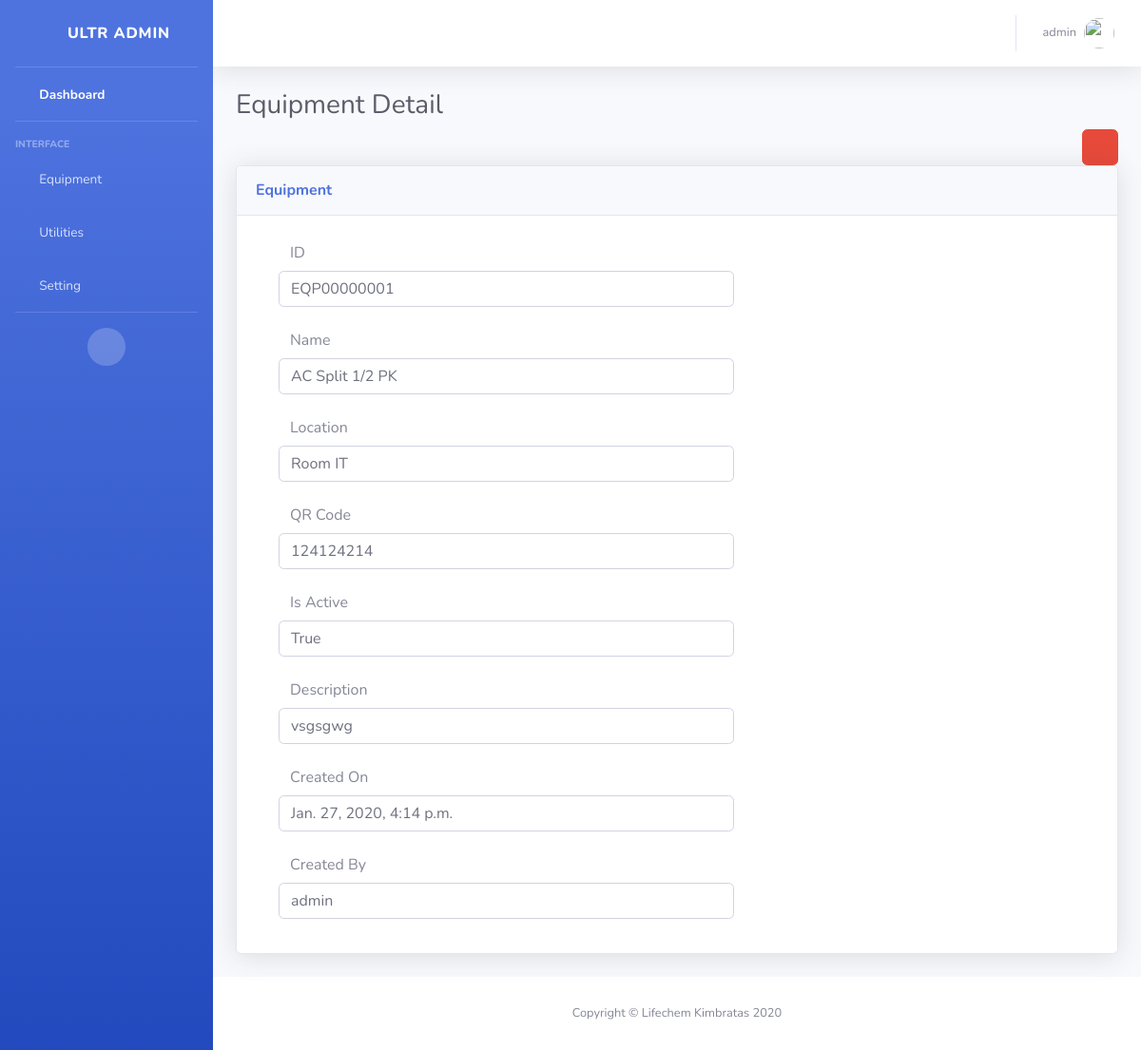
The page /equipment/detail/EQP00000001/ (signed in) on the database as committed earlier.
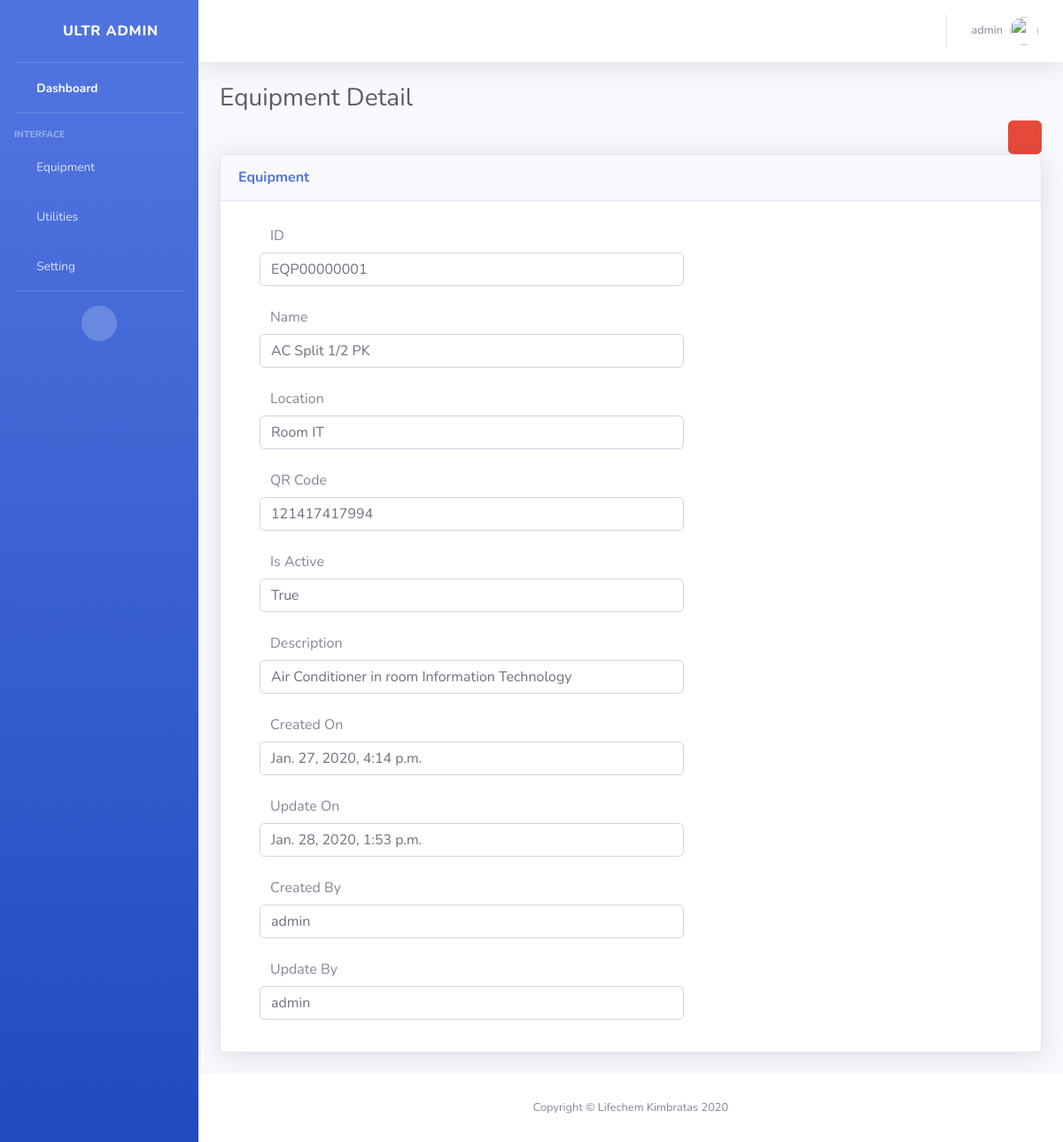
The same page on the database as committed later.
### Equipment/models.py (models this page shows, shortened)
class Equipment(models.Model):
    def ids():
        no = Equipment.objects.count()
        if no == None:
            return 1
        else:
            return no + 1
    no = models.IntegerField(_('Code'), default=ids, unique=True, editable=False)
    id = models.CharField(max_length=30, unique=True, primary_key=True, null=False, editable=False)
    locate_id = models.ForeignKey('Locate', on_delete=models.CASCADE)
    name = models.CharField(_("Equipment"), max_length=50, null=False)
    qr_code = models.CharField(max_length=12, unique=True, null=False)
    is_active = models.BooleanField(default=True)
    description = models.TextField(blank=True, max_length=255)
    created_on = models.DateTimeField(_('Created on'), auto_now_add=True)
    updated_on = models.DateTimeField(_('Updated on'), auto_now_add=False, blank=True, null=True)
    created_by = models.ForeignKey(User, related_name='equipment_created_by_user', null=True, on_delete=models.SET_NULL)
    updated_by = models.ForeignKey(User, related_name='equipment_updated_by_user', null=True, blank=True, on_delete=models.SET_NULL)

class Locate(models.Model):
    def ids():
        no = Equipment.objects.count()
        if no == None:
            return 1
        else:
            return no + 1
    no = models.IntegerField(_('Code'), default=ids, unique=True, editable=False)
    id = models.CharField(max_length=30, unique=True, primary_key=True, null=False, editable=False)
    name = models.CharField(max_length=50, null=False)
    is_active = models.BooleanField(default=True)
    description = models.TextField(blank=True, max_length=255)
    created_on = models.DateTimeField(_('Created on'), auto_now_add=True)
    updated_on = models.DateTimeField(_('Updated on'), auto_now_add=False, blank=True, null=True)
    created_by = models.ForeignKey(User, related_name='locate_created_by_user', null=True, on_delete=models.SET_NULL)
    updated_by = models.ForeignKey(User, related_name='locate_updated_by_user', blank=True, null=True, on_delete=models.SET_NULL)
    def __str__(self):
        return self.name

### Common/models.py (models this page shows, shortened)
class User(AbstractBaseUser, PermissionsMixin):
    file_prepend = "user/profile_pics"
    username_validator = UnicodeUsernameValidator()
    username = models.CharField(_('username'), max_length=100, unique=True,
                                help_text=_('Required. 8 characters or fewer. Letters, digits and @/./+/-/_ only.'),
                                validators=[username_validator],
                                error_messages={
                                    'unique': _("A user with that username already exists."),
                                },)
    first_name = models.CharField(_('First Name'), max_length=150, blank=True)
    last_name = models.CharField(_('Last Name'), max_length=150, blank=True)
    email = models.EmailField(_('Email'), max_length=255, unique=True)
    is_active = models.BooleanField(_('Is Active'), default=True)
    is_admin = models.BooleanField(_('Is Admin'), default=False)
    is_staff = models.BooleanField(_('Is Staff'), default=False)
    date_joined = models.DateTimeField(('Date Joined'), auto_now_add=True)
    role = models.CharField(_('Role'), max_length=50, choices=ROLES)
    profile_pic = models.FileField(_('Profile Picture'), max_length=1000, upload_to=img_url, null=True, blank=True)
    has_manager_access = models.BooleanField(_('Manager Access'),default=False)
    has_supervisor_access = models.BooleanField(_('Supervisor Access'),default=False)
    has_staff_access = models.BooleanField(_('Staff Access'),default=False)
    EMAIL_FIELD = 'email'
    USERNAME_FIELD = 'username'
    REQUIRED_FIELDS = ['email']
    objects = UserManager()
    def __str__(self):
        return self.username
    class Meta:
        ordering = ['-is_active']

### Common/access_decorators_mixins.py (the view)
    def wraps(request, *args, **kwargs):
        if request.user.role =='ADMIN' or request.user.is_superuser or request.user.has_staff_access:
            return functions(request, *args, **kwargs)
        else:
            raise PermissionDenied

### Equipment/views.py (called while the page is built)
@login_required
@Supervisor_access_required
@Staff_access_required
def Equipment_Detail(request, equipment_id):
    equipment = get_object_or_404(Equipment, pk=equipment_id)
    if not (request.user.role == 'ADMIN' or request.user.is_superuser or equipment.created_by == request.user):
        raise PermissionDenied
    if request.method == 'GET':
        if request.user.is_superuser or request.user.role == 'ADMIN':
            users_mention = list(User.objects.filter(is_active=True).values('username'))
        elif request.user != equipment.created_by:
            users_mention = [{'username': equipment.created_by.username}]
        else:
            users_mention = list(equipment.created_by.all().values('username'))
        return render(request, 'equipment_detail.html', {'equipment': equipment, 'users_mention': users_mention})

### Equipment/templates/equipment_detail.html
{% extends "layout/base.html" %}
{% load paginate%}
{% block content %}
<div class="container-fluid">
  <h1 class="h3 mb-2 text-gray-800">Equipment Detail</h1>
  <div class="row">
    <div class="col-lg-12 text-right">
      <span class="d-lg-inline"><a class="btn btn-danger" href="{% url 'Equipment:Equipment_List'%}"><i class="fa fa-window-close"></i></a></span>
    </div>
  </div>
  <div class="card shadow mb-4 list_filter_row">
      <div class="card-header py-3">
          <h6 class="m-0 font-weight-bold text-primary">Equipment</h6>
      </div>
      <div class="card-body">
        <div class="col-lg-12">
          {% if equipment.id %}
          <div class="col-7">
            <div class="form-group">
              <label for="id" class="col-5 col-form-label">ID</label>
              <div class="form-control">{{equipment.id}}</div>
            </div>
          </div>
          {% endif %}
          {% if equipment.name %}
          <div class="col-7">
            <div class="form-group">
              <label for="id" class="col-5 col-form-label">Name</label>
              <div class="form-control">{{equipment.name}}</div>
            </div>
          </div>
          {% endif %}
          {% if equipment.locate_id %}
          <div class="col-7">
            <div class="form-group">
              <label for="id" class="col-5 col-form-label">Location</label>
              <div class="form-control">{{equipment.locate_id}}</div>
            </div>
          </div>
          {% endif %}
          {% if equipment.qr_code %}
          <div class="col-7">
            <div class="form-group">
              <label for="id" class="col-5 col-form-label">QR Code</label>
              <div class="form-control">{{equipment.qr_code}}</div>
            </div>
          </div>
          {% endif %}
          {% if equipment.is_active %}
          <div class="col-7">
            <div class="form-group">
              <label for="id" class="col-5 col-form-label">Is Active</label>
              <div class="form-control">{{equipment.is_active}}</div>
            </div>
          </div>
          {% endif %}
          {% if equipment.description %}
          <div class="col-7">
            <div class="form-group">
              <label for="id" class="col-5 col-form-label">Description</label>
              <div class="form-control">{{equipment.description}}</div>
            </div>
          </div>
          {% endif %}
          {% if equipment.created_on %}
          <div class="col-7">
            <div class="form-group">
              <label for="id" class="col-5 col-form-label">Created On</label>
              <div class="form-control">{{equipment.created_on}}</div>
            </div>
          </div>
          {% endif %}
          {% if equipment.updated_on %}
          <div class="col-7">
            <div class="form-group">
              <label for="id" class="col-5 col-form-label">Update On</label>
              <div class="form-control">{{equipment.updated_on}}</div>
            </div>
          </div>
          {% endif %}
          {% if equipment.created_by%}
          <div class="col-7">
            <div class="form-group">
              <label for="id" class="col-5 col-form-label">Created By</label>
              <div class="form-control">{{equipment.created_by}}</div>
            </div>
          </div>
          {% endif %}
          {% if equipment.updated_by %}
          <div class="col-7">
            <div class="form-group">
              <label for="id" class="col-5 col-form-label">Update By</label>
              <div class="form-control">{{equipment.updated_by}}</div>
            </div>
          </div>
          {% endif %}
      </div>
  </div>
</div>
{% endblock content %}

Rows that differ between the two databases and show on the page:
changed Equipment "EQP00000001": qr_code "124124214" → "121417417994"; description "vsgsgwg" → "Air Conditioner in room Information Technology"; updated_on (not shown) → "Jan. 28, 2020, 1:53 p.m."; updated_by_id empty → 1 (drawn); updated_by (not shown) → "admin"
Other text that changed with them:
text now shown: "Update On Update By"
